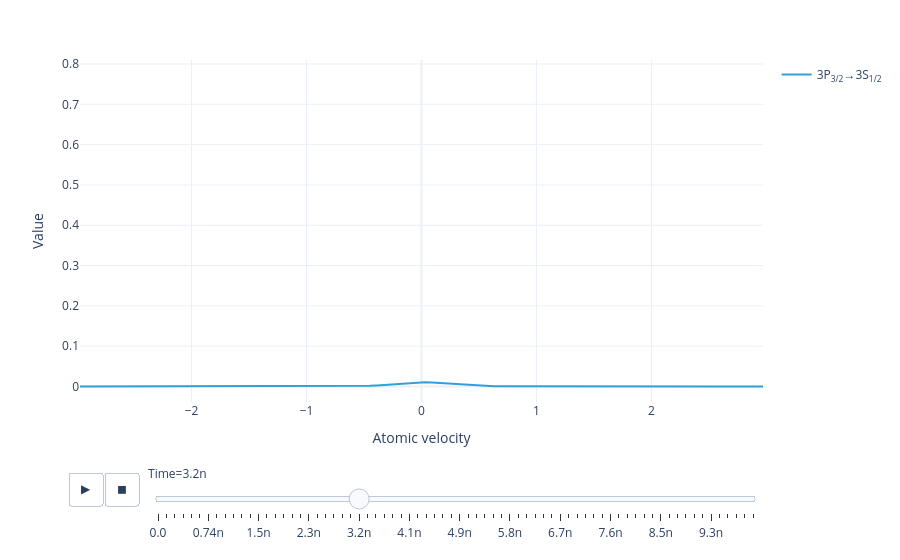

The cell this chart's notebook holds for it:
### Markdown cell above
Animate the flux distribution as a function of time:

### Code cell
model.flux_distribution(sol).visualize()

### Figure 1 — Plotly figure (JSON) as saved in the notebook; plotly's stock layout.template omitted (floating-point values rounded to 4 significant figures)
{"data": [{"hovertemplate": "Transition=3P<sub>3/2</sub>→3S<sub>1/2</sub><br>Time=0.0<br>Atomic velocity=%{x}<br>Value=%{y}<extra></extra>", "legendgroup": "3P<sub>3/2</sub>→3S<sub>1/2</sub>", "line": {"color": "#2fa1da", "dash": "solid"}, "marker": {"symbol": "circle"}, "mode": "lines", "name": "3P<sub>3/2</sub>→3S<sub>1/2</sub>", "orientation": "v", "showlegend": true, "type": "scatter", "x": [-2.97, -2.91, -2.85, -2.79, -2.73, -2.67, -2.61, -2.55, -2.49, -2.43, -2.37, -2.31, -2.25, -2.19, -2.13, -2.07, -2.01, -1.95, -1.89, -1.83, -1.77, -1.71, -1.65, -1.59, -1.53, -1.47, -1.41, -1.35, -1.29, -1.23, -1.17, -1.11, -1.05, -0.99, -0.93, -0.87, -0.81, -0.75, -0.69, -0.63, -0.57, -0.51, -0.45, -0.39, -0.33, -0.27, -0.21, -0.15, -0.09, -0.03, 0.03, 0.09, 0.15, 0.21, 0.27, 0.33, 0.39, 0.45, 0.51, 0.57, 0.63, 0.69, 0.75, 0.81, 0.87, 0.93, 0.99, 1.05, 1.11, 1.17, 1.23, 1.29, 1.35, 1.41, 1.47, 1.53, 1.59, 1.65, 1.71, 1.77, 1.83, 1.89, 1.95, 2.01, 2.07, 2.13, 2.19, 2.25, 2.31, 2.37, 2.43, 2.49, 2.55, 2.61, 2.67, 2.73, 2.79, 2.85, 2.91, 2.97], "xaxis": "x", "y": [-1.004e-07, -5.476e-08, -2.386e-08, 1.655e-10, 2.129e-08, 4.158e-08, 6.265e-08, 8.641e-08, 1.155e-07, 1.532e-07, 2.043e-07, 2.754e-07, 3.772e-07, 5.256e-07, 7.417e-07, 1.049e-06, 1.468e-06, 2.006e-06, 2.661e-06, 3.429e-06, 4.342e-06, 5.506e-06, 7.14e-06, 9.559e-06, 1.308e-05, 1.787e-05, 2.38e-05, 3.047e-05, 3.744e-05, 4.487e-05, 5.408e-05, 6.787e-05, 8.995e-05, 0.0001233, 0.0001683, 0.0002209, 0.0002742, 0.0003229, 0.0003719, 0.0004461, 0.0005968, 0.0008999, 0.001441, 0.002293, 0.003479, 0.004953, 0.006585, 0.008174, 0.009488, 0.01031, 0.0105, 0.01003, 0.008978, 0.007523, 0.005894, 0.004315, 0.002956, 0.001911, 0.001194, 0.0007566, 0.0005204, 0.0004028, 0.0003391, 0.00029, 0.0002396, 0.0001877, 0.00014, 0.0001018, 7.482e-05, 5.745e-05, 4.639e-05, 3.846e-05, 3.165e-05, 2.521e-05, 1.928e-05, 1.424e-05, 1.036e-05, 7.594e-06, 5.722e-06, 4.438e-06, 3.491e-06, 2.727e-06, 2.083e-06, 1.544e-06, 1.114e-06, 7.887e-07, 5.551e-07, 3.933e-07, 2.827e-07, 2.065e-07, 1.531e-07, 1.146e-07, 8.605e-08, 6.393e-08, 4.556e-08, 2.899e-08, 1.289e-08, -3.792e-09, -2.264e-08, -4.696e-08], "yaxis": "y"}], "layout": {"legend": {"title": {}, "tracegroupgap": 0}, "margin": {"t": 60}, "sliders": [{"active": 24, "currentvalue": {"prefix": "Time="}, "len": 0.9, "pad": {"b": 10, "t": 60}, "steps": [{"args": [["0.0"], {"frame": {"duration": 0, "redraw": false}, "fromcurrent": true, "mode": "immediate", "transition": {"duration": 0, "easing": "linear"}}], "label": "0.0", "method": "animate"}, {"args": [["1.4373221062597808e-10"], {"frame": {"duration": 0, "redraw": false}, "fromcurrent": true, "mode": "immediate", "transition": {"duration": 0, "easing": "linear"}}], "label": "0.14n", "method": "animate"}, {"args": [["2.6283265947922117e-10"], {"frame": {"duration": 0, "redraw": false}, "fromcurrent": true, "mode": "immediate", "transition": {"duration": 0, "easing": "linear"}}], "label": "0.26n", "method": "animate"}, {"args": [["3.8193310833246426e-10"], {"frame": {"duration": 0, "redraw": false}, "fromcurrent": true, "mode": "immediate", "transition": {"duration": 0, "easing": "linear"}}], "label": "0.38n", "method": "animate"}, {"args": [["5.010335571857074e-10"], {"frame": {"duration": 0, "redraw": false}, "fromcurrent": true, "mode": "immediate", "transition": {"duration": 0, "easing": "linear"}}], "label": "0.50n", "method": "animate"}, {"args": [["6.201340060389505e-10"], {"frame": {"duration": 0, "redraw": false}, "fromcurrent": true, "mode": "immediate", "transition": {"duration": 0, "easing": "linear"}}], "label": "0.62n", "method": "animate"}, {"args": [["7.392344548921936e-10"], {"frame": {"duration": 0, "redraw": false}, "fromcurrent": true, "mode": "immediate", "transition": {"duration": 0, "easing": "linear"}}], "label": "0.74n", "method": "animate"}, {"args": [["8.583349037454367e-10"], {"frame": {"duration": 0, "redraw": false}, "fromcurrent": true, "mode": "immediate", "transition": {"duration": 0, "easing": "linear"}}], "label": "0.86n", "method": "animate"}, {"args": [["9.774353525986798e-10"], {"frame": {"duration": 0, "redraw": false}, "fromcurrent": true, "mode": "immediate", "transition": {"duration": 0, "easing": "linear"}}], "label": "0.98n", "method": "animate"}, {"args": [["1.0965358014519228e-09"], {"frame": {"duration": 0, "redraw": false}, "fromcurrent": true, "mode": "immediate", "transition": {"duration": 0, "easing": "linear"}}], "label": "1.1n", "method": "animate"}, {"args": [["1.2156362503051657e-09"], {"frame": {"duration": 0, "redraw": false}, "fromcurrent": true, "mode": "immediate", "transition": {"duration": 0, "easing": "linear"}}], "label": "1.2n", "method": "animate"}, {"args": [["1.3347366991584087e-09"], {"frame": {"duration": 0, "redraw": false}, "fromcurrent": true, "mode": "immediate", "transition": {"duration": 0, "easing": "linear"}}], "label": "1.3n", "method": "animate"}, {"args": [["1.4538371480116517e-09"], {"frame": {"duration": 0, "redraw": false}, "fromcurrent": true, "mode": "immediate", "transition": {"duration": 0, "easing": "linear"}}], "label": "1.5n", "method": "animate"}, {"args": [["1.5622563259792936e-09"], {"frame": {"duration": 0, "redraw": false}, "fromcurrent": true, "mode": "immediate", "transition": {"duration": 0, "easing": "linear"}}], "label": "1.6n", "method": "animate"}, {"args": [["1.7088631866023546e-09"], {"frame": {"duration": 0, "redraw": false}, "fromcurrent": true, "mode": "immediate", "transition": {"duration": 0, "easing": "linear"}}], "label": "1.7n", "method": "animate"}, {"args": [["1.8554700472254156e-09"], {"frame": {"duration": 0, "redraw": false}, "fromcurrent": true, "mode": "immediate", "transition": {"duration": 0, "easing": "linear"}}], "label": "1.9n", "method": "animate"}, {"args": [["2.002076907848476e-09"], {"frame": {"duration": 0, "redraw": false}, "fromcurrent": true, "mode": "immediate", "transition": {"duration": 0, "easing": "linear"}}], "label": "2.0n", "method": "animate"}, {"args": [["2.1486837684715366e-09"], {"frame": {"duration": 0, "redraw": false}, "fromcurrent": true, "mode": "immediate", "transition": {"duration": 0, "easing": "linear"}}], "label": "2.1n", "method": "animate"}, {"args": [["2.295290629094597e-09"], {"frame": {"duration": 0, "redraw": false}, "fromcurrent": true, "mode": "immediate", "transition": {"duration": 0, "easing": "linear"}}], "label": "2.3n", "method": "animate"}, {"args": [["2.4418974897176574e-09"], {"frame": {"duration": 0, "redraw": false}, "fromcurrent": true, "mode": "immediate", "transition": {"duration": 0, "easing": "linear"}}], "label": "2.4n", "method": "animate"}, {"args": [["2.588504350340718e-09"], {"frame": {"duration": 0, "redraw": false}, "fromcurrent": true, "mode": "immediate", "transition": {"duration": 0, "easing": "linear"}}], "label": "2.6n", "method": "animate"}, {"args": [["2.7351112109637782e-09"], {"frame": {"duration": 0, "redraw": false}, "fromcurrent": true, "mode": "immediate", "transition": {"duration": 0, "easing": "linear"}}], "label": "2.7n", "method": "animate"}, {"args": [["2.8817180715868386e-09"], {"frame": {"duration": 0, "redraw": false}, "fromcurrent": true, "mode": "immediate", "transition": {"duration": 0, "easing": "linear"}}], "label": "2.9n", "method": "animate"}, {"args": [["3.028324932209899e-09"], {"frame": {"duration": 0, "redraw": false}, "fromcurrent": true, "mode": "immediate", "transition": {"duration": 0, "easing": "linear"}}], "label": "3.0n", "method": "animate"}, {"args": [["3.1749317928329594e-09"], {"frame": {"duration": 0, "redraw": false}, "fromcurrent": true, "mode": "immediate", "transition": {"duration": 0, "easing": "linear"}}], "label": "3.2n", "method": "animate"}, {"args": [["3.32153865345602e-09"], {"frame": {"duration": 0, "redraw": false}, "fromcurrent": true, "mode": "immediate", "transition": {"duration": 0, "easing": "linear"}}], "label": "3.3n", "method": "animate"}, {"args": [["3.4681455140790802e-09"], {"frame": {"duration": 0, "redraw": false}, "fromcurrent": true, "mode": "immediate", "transition": {"duration": 0, "easing": "linear"}}], "label": "3.5n", "method": "animate"}, {"args": [["3.6147523747021406e-09"], {"frame": {"duration": 0, "redraw": false}, "fromcurrent": true, "mode": "immediate", "transition": {"duration": 0, "easing": "linear"}}], "label": "3.6n", "method": "animate"}, {"args": [["3.7613592353252014e-09"], {"frame": {"duration": 0, "redraw": false}, "fromcurrent": true, "mode": "immediate", "transition": {"duration": 0, "easing": "linear"}}], "label": "3.8n", "method": "animate"}, {"args": [["3.907966095948262e-09"], {"frame": {"duration": 0, "redraw": false}, "fromcurrent": true, "mode": "immediate", "transition": {"duration": 0, "easing": "linear"}}], "label": "3.9n", "method": "animate"}, {"args": [["4.054572956571322e-09"], {"frame": {"duration": 0, "redraw": false}, "fromcurrent": true, "mode": "immediate", "transition": {"duration": 0, "easing": "linear"}}], "label": "4.1n", "method": "animate"}, {"args": [["4.201179817194383e-09"], {"frame": {"duration": 0, "redraw": false}, "fromcurrent": true, "mode": "immediate", "transition": {"duration": 0, "easing": "linear"}}], "label": "4.2n", "method": "animate"}, {"args": [["4.347786677817443e-09"], {"frame": {"duration": 0, "redraw": false}, "fromcurrent": true, "mode": "immediate", "transition": {"duration": 0, "easing": "linear"}}], "label": "4.3n", "method": "animate"}, {"args": [["4.4943935384405034e-09"], {"frame": {"duration": 0, "redraw": false}, "fromcurrent": true, "mode": "immediate", "transition": {"duration": 0, "easing": "linear"}}], "label": "4.5n", "method": "animate"}, {"args": [["4.641000399063564e-09"], {"frame": {"duration": 0, "redraw": false}, "fromcurrent": true, "mode": "immediate", "transition": {"duration": 0, "easing": "linear"}}], "label": "4.6n", "method": "animate"}, {"args": [["4.787607259686624e-09"], {"frame": {"duration": 0, "redraw": false}, "fromcurrent": true, "mode": "immediate", "transition": {"duration": 0, "easing": "linear"}}], "label": "4.8n", "method": "animate"}, {"args": [["4.934214120309685e-09"], {"frame": {"duration": 0, "redraw": false}, "fromcurrent": true, "mode": "immediate", "transition": {"duration": 0, "easing": "linear"}}], "label": "4.9n", "method": "animate"}, {"args": [["5.080820980932745e-09"], {"frame": {"duration": 0, "redraw": false}, "fromcurrent": true, "mode": "immediate", "transition": {"duration": 0, "easing": "linear"}}], "label": "5.1n", "method": "animate"}, {"args": [["5.2274278415558055e-09"], {"frame": {"duration": 0, "redraw": false}, "fromcurrent": true, "mode": "immediate", "transition": {"duration": 0, "easing": "linear"}}], "label": "5.2n", "method": "animate"}, {"args": [["5.374034702178866e-09"], {"frame": {"duration": 0, "redraw": false}, "fromcurrent": true, "mode": "immediate", "transition": {"duration": 0, "easing": "linear"}}], "label": "5.4n", "method": "animate"}, {"args": [["5.520641562801926e-09"], {"frame": {"duration": 0, "redraw": false}, "fromcurrent": true, "mode": "immediate", "transition": {"duration": 0, "easing": "linear"}}], "label": "5.5n", "method": "animate"}, {"args": [["5.667248423424987e-09"], {"frame": {"duration": 0, "redraw": false}, "fromcurrent": true, "mode": "immediate", "transition": {"duration": 0, "easing": "linear"}}], "label": "5.7n", "method": "animate"}, {"args": [["5.813855284048047e-09"], {"frame": {"duration": 0, "redraw": false}, "fromcurrent": true, "mode": "immediate", "transition": {"duration": 0, "easing": "linear"}}], "label": "5.8n", "method": "animate"}, {"args": [["5.9604621446711075e-09"], {"frame": {"duration": 0, "redraw": false}, "fromcurrent": true, "mode": "immediate", "transition": {"duration": 0, "easing": "linear"}}], "label": "6.0n", "method": "animate"}, {"args": [["6.107069005294168e-09"], {"frame": {"duration": 0, "redraw": false}, "fromcurrent": true, "mode": "immediate", "transition": {"duration": 0, "easing": "linear"}}], "label": "6.1n", "method": "animate"}, {"args": [["6.253675865917228e-09"], {"frame": {"duration": 0, "redraw": false}, "fromcurrent": true, "mode": "immediate", "transition": {"duration": 0, "easing": "linear"}}], "label": "6.3n", "method": "animate"}, {"args": [["6.400282726540289e-09"], {"frame": {"duration": 0, "redraw": false}, "fromcurrent": true, "mode": "immediate", "transition": {"duration": 0, "easing": "linear"}}], "label": "6.4n", "method": "animate"}, {"args": [["6.546889587163349e-09"], {"frame": {"duration": 0, "redraw": false}, "fromcurrent": true, "mode": "immediate", "transition": {"duration": 0, "easing": "linear"}}], "label": "6.5n", "method": "animate"}, {"args": [["6.6934964477864095e-09"], {"frame": {"duration": 0, "redraw": false}, "fromcurrent": true, "mode": "immediate", "transition": {"duration": 0, "easing": "linear"}}], "label": "6.7n", "method": "animate"}, {"args": [["6.84010330840947e-09"], {"frame": {"duration": 0, "redraw": false}, "fromcurrent": true, "mode": "immediate", "transition": {"duration": 0, "easing": "linear"}}], "label": "6.8n", "method": "animate"}, {"args": [["6.98671016903253e-09"], {"frame": {"duration": 0, "redraw": false}, "fromcurrent": true, "mode": "immediate", "transition": {"duration": 0, "easing": "linear"}}], "label": "7.0n", "method": "animate"}, {"args": [["7.133317029655591e-09"], {"frame": {"duration": 0, "redraw": false}, "fromcurrent": true, "mode": "immediate", "transition": {"duration": 0, "easing": "linear"}}], "label": "7.1n", "method": "animate"}, {"args": [["7.279923890278651e-09"], {"frame": {"duration": 0, "redraw": false}, "fromcurrent": true, "mode": "immediate", "transition": {"duration": 0, "easing": "linear"}}], "label": "7.3n", "method": "animate"}, {"args": [["7.4265307509017115e-09"], {"frame": {"duration": 0, "redraw": false}, "fromcurrent": true, "mode": "immediate", "transition": {"duration": 0, "easing": "linear"}}], "label": "7.4n", "method": "animate"}, {"args": [["7.573137611524774e-09"], {"frame": {"duration": 0, "redraw": false}, "fromcurrent": true, "mode": "immediate", "transition": {"duration": 0, "easing": "linear"}}], "label": "7.6n", "method": "animate"}, {"args": [["7.719744472147836e-09"], {"frame": {"duration": 0, "redraw": false}, "fromcurrent": true, "mode": "immediate", "transition": {"duration": 0, "easing": "linear"}}], "label": "7.7n", "method": "animate"}, {"args": [["7.8663513327709e-09"], {"frame": {"duration": 0, "redraw": false}, "fromcurrent": true, "mode": "immediate", "transition": {"duration": 0, "easing": "linear"}}], "label": "7.9n", "method": "animate"}, {"args": [["8.012958193393962e-09"], {"frame": {"duration": 0, "redraw": false}, "fromcurrent": true, "mode": "immediate", "transition": {"duration": 0, "easing": "linear"}}], "label": "8.0n", "method": "animate"}, {"args": [["8.159565054017025e-09"], {"frame": {"duration": 0, "redraw": false}, "fromcurrent": true, "mode": "immediate", "transition": {"duration": 0, "easing": "linear"}}], "label": "8.2n", "method": "animate"}, {"args": [["8.306171914640088e-09"], {"frame": {"duration": 0, "redraw": false}, "fromcurrent": true, "mode": "immediate", "transition": {"duration": 0, "easing": "linear"}}], "label": "8.3n", "method": "animate"}, {"args": [["8.452778775263151e-09"], {"frame": {"duration": 0, "redraw": false}, "fromcurrent": true, "mode": "immediate", "transition": {"duration": 0, "easing": "linear"}}], "label": "8.5n", "method": "animate"}, {"args": [["8.599385635886214e-09"], {"frame": {"duration": 0, "redraw": false}, "fromcurrent": true, "mode": "immediate", "transition": {"duration": 0, "easing": "linear"}}], "label": "8.6n", "method": "animate"}, {"args": [["8.745992496509277e-09"], {"frame": {"duration": 0, "redraw": false}, "fromcurrent": true, "mode": "immediate", "transition": {"duration": 0, "easing": "linear"}}], "label": "8.7n", "method": "animate"}, {"args": [["8.89259935713234e-09"], {"frame": {"duration": 0, "redraw": false}, "fromcurrent": true, "mode": "immediate", "transition": {"duration": 0, "easing": "linear"}}], "label": "8.9n", "method": "animate"}, {"args": [["9.039206217755402e-09"], {"frame": {"duration": 0, "redraw": false}, "fromcurrent": true, "mode": "immediate", "transition": {"duration": 0, "easing": "linear"}}], "label": "9.0n", "method": "animate"}, {"args": [["9.166494910430463e-09"], {"frame": {"duration": 0, "redraw": false}, "fromcurrent": true, "mode": "immediate", "transition": {"duration": 0, "easing": "linear"}}], "label": "9.2n", "method": "animate"}, {"args": [["9.323334388698542e-09"], {"frame": {"duration": 0, "redraw": false}, "fromcurrent": true, "mode": "immediate", "transition": {"duration": 0, "easing": "linear"}}], "label": "9.3n", "method": "animate"}, {"args": [["9.48017386696662e-09"], {"frame": {"duration": 0, "redraw": false}, "fromcurrent": true, "mode": "immediate", "transition": {"duration": 0, "easing": "linear"}}], "label": "9.5n", "method": "animate"}, {"args": [["9.637013345234699e-09"], {"frame": {"duration": 0, "redraw": false}, "fromcurrent": true, "mode": "immediate", "transition": {"duration": 0, "easing": "linear"}}], "label": "9.6n", "method": "animate"}, {"args": [["9.793852823502778e-09"], {"frame": {"duration": 0, "redraw": false}, "fromcurrent": true, "mode": "immediate", "transition": {"duration": 0, "easing": "linear"}}], "label": "9.8n", "method": "animate"}, {"args": [["9.950692301770857e-09"], {"frame": {"duration": 0, "redraw": false}, "fromcurrent": true, "mode": "immediate", "transition": {"duration": 0, "easing": "linear"}}], "label": "10.0n", "method": "animate"}, {"args": [["1.0107531780038936e-08"], {"frame": {"duration": 0, "redraw": false}, "fromcurrent": true, "mode": "immediate", "transition": {"duration": 0, "easing": "linear"}}], "label": "0.010µ", "method": "animate"}], "x": 0.1, "xanchor": "left", "y": 0, "yanchor": "top"}], "updatemenus": [{"buttons": [{"args": [null, {"frame": {"duration": 100, "redraw": false}, "fromcurrent": true, "mode": "immediate", "transition": {"duration": 0, "easing": "linear"}}], "label": "&#9654;", "method": "animate"}, {"args": [[null], {"frame": {"duration": 0, "redraw": false}, "fromcurrent": true, "mode": "immediate", "transition": {"duration": 0, "easing": "linear"}}], "label": "&#9724;", "method": "animate"}], "direction": "left", "pad": {"r": 10, "t": 70}, "showactive": false, "type": "buttons", "x": 0.1, "xanchor": "right", "y": 0, "yanchor": "top"}], "xaxis": {"anchor": "y", "domain": [0, 1], "title": {"text": "Atomic velocity"}}, "yaxis": {"anchor": "x", "domain": [0, 1], "range": [-0.03857, 0.81], "title": {"text": "Value"}}}}
